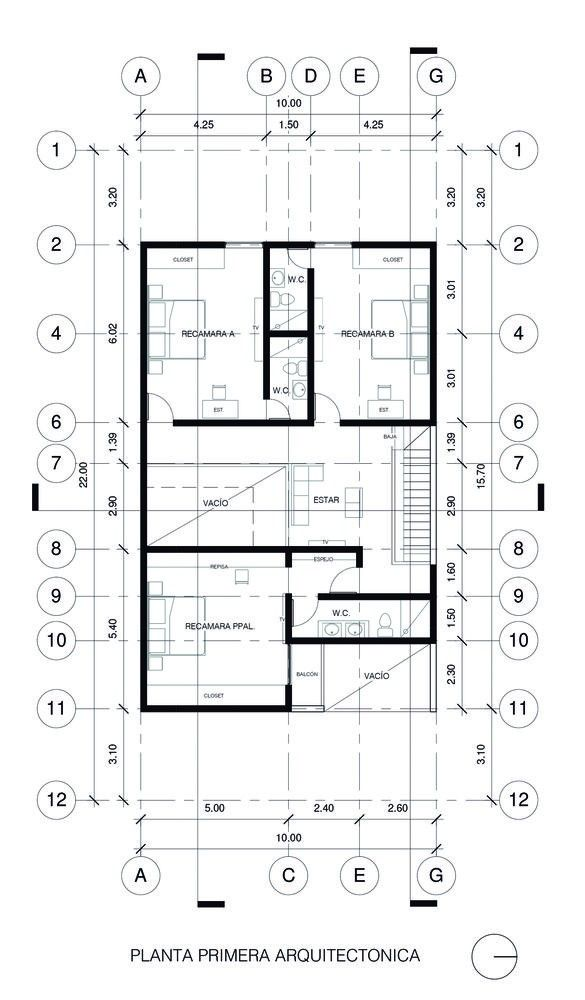
#> input picture src/vision/Plano_2.jpg, 585 x 1000 px
$ python -i deteccion.py   (imports and definitions only)
#> lines starting #> are read from the running program, lines starting #| are printed output that depends on the picture; after the words box and inside, x2 and y2 are one past the last pixel; in counts of white or black regions, pixels touching at a corner belong together
"""
==================================================================
=  PROYECTO 3                                                    =
=  DESARROLLO DE UNA LIBRERIA EN PYTHON PARA LA DETECCION DE     =
=  LINEAS, ESQUINAS E INTERSECCIONES EN PLANOS ARQUITECTONICOS   =
=                                                                =
==================================================================
  INTEGRANTES:
  - HAN APESS ESPARZA
  - ARMANDO DUARTE ESPARZA
  - IKER EDUARDO FIGUEROA GARCIA
  - JOSE IVAN RODRIGUEZ VALTIERRA
"""
import cv2
import numpy as np
import matplotlib.pyplot as plt

#Clase para tener limpio el codigo principal y sea mas sencillo de usar en el repositorio de la libreria
class ProcesadorPlanos:
    #Primero mandamos a llamar la imagen y la guardamos en una variable de clase para poder usarla
    def __init__(self, ruta_imagen):
#> called with ruta_imagen = 'Plano_2.jpg'
        self.imagen = cv2.imread(ruta_imagen)
#> self.imagen is the input picture: shape (1000, 585, 3); mean B, G, R 240.4, 240.2, 239.7
        #Codicionamos a que la encuentre en caso de que no se encuentre mandamos un mensaje de error
        if self.imagen is None:
            raise ValueError("No se pudo cargar la imagen.")
        self.resultado = self.imagen.copy()

    #Aplicames la escala de grises asi es mas facil trabajar con la imagen y aplicar los filtros necesarios
    def aplicar_escala_grises(self, img=None):
        #A diferencia de lo visto en clases pasamos la imagen mas abajo, esto le da la libertad de tener un script limpio y un codigo mas universal donde el usuario no necesite meter mano
        target = img if img is not None else self.imagen
        return cv2.cvtColor(target, cv2.COLOR_BGR2GRAY)

    #Aplicamos un filtro bilateral para preservar los bordes, esto es importante para no perder detalles importantes de la imagen, a diferencia del gaussiano que puede difuminar los bordes,
    #el bilateral es mas efectivo para este tipo de imagenes donde los bordes son cruciales
    def aplicar_filtrado(self, gris):
        #Los parametros del filtro bilateral pueden ser ajustados dependiendo de la calidad de la imagen, pero en general estos valores que encontramos funcionan bien para planos arquitectonicos
        return cv2.bilateralFilter(gris, 9, 75, 75)

    "Seguimos con corregir la inclinacion, aqui es donde aplicamos la transformacion afin y la transformada de hough para detectar las lineas"
    "y corregir la inclinacion de la imagen, esto es crucial para que los siguientes pasos funcionen correctamente"

    #Para evitar lineas inclinadas o planos que tengan una inclinacion, aplicamos una transformacion afin basada en la transformada de hough para detectar las lineas principales y corregir
    # la inclinacion de la imagen, esto es importante para que los siguientes pasos funcionen correctamente y no tengamos lineas inclinadas que puedan afectar la deteccion de muros y esquinas
    # o directamente afectar la visualizacion final"
    def corregir_inclinacion(self, gris):
        # Deteccion de bordes con Canny para mejorar la deteccion de lineas y pasarselas a Hough
        bordes = cv2.Canny(gris, 50, 150)
        # Hough en este punto nos ayuda a detectar las lineas principales del plano, lo que nos permite calcular el ángulo de inclinacion y corregirlo con una transformacion
        lineas = cv2.HoughLinesP(bordes, 1, np.pi/180, 100, minLineLength=100, maxLineGap=10)

        #Este es solo para la correccion de inclinacion, calculamos el angulo de cada linea detectada y tomamos la mediana para corregir la inclinacion de la imagen, se usa la formula de
        # atan2 para calcular el angulo de inclinacion de cada linea, y luego se toma la mediana de esos angulos para obtener un valor representativo de la inclinacion general del plano

        angulo_final = 0
        if lineas is not None:
            angulos = []
            for l in lineas:
                x1, y1, x2, y2 = l[0]
                ang = np.degrees(np.arctan2(y2 - y1, x2 - x1))
                if abs(ang) < 45: angulos.append(ang)
            if angulos: angulo_final = np.median(angulos)

        #Aqui pasamos a la matriz de rotacion que corrige la inclinacion de la imagen, se calcula el centro de la imagen y se aplica una rotacion basada en el angulo calculado anteriormente,
        # esto nos da una imagen corregida sin inclinacion en lineas ya que el plano necesita estar lo mas recto posible para que los siguientes pasos funcionen correctamente,
        # ademas de mejorar la visualizacion final

        #Aqui detectamos el ancho y alto de la imagen para calcular el centro
        height, width = gris.shape[:2]
        centro = (width // 2, height // 2)
        #El 1.0 es el factor de escala, en este caso no queremos escalar la imagen, solo rotarla, por lo que dejamos el factor de escala en 1
        Matriz = cv2.getRotationMatrix2D(centro, angulo_final, 1.0)
        self.resultado = cv2.warpAffine(self.imagen, Matriz, (width, height))
        return cv2.cvtColor(self.resultado, cv2.COLOR_BGR2GRAY)

        #Aplicamos una umbralizacion simple para obtener una imagen binaria, esto es importante para poder aplicar la morfologia y aislar los muros, ademas de facilitar la deteccion de bordes y esquinas
        #usando la funcion de umbralizacion de opencv, con un umbral de 200, esto puede ser ajustado dependiendo de la calidad de la imagen, pero en general este valor funciona bien para planos arquitectonicos,
        #porque los muros suelen ser de un color oscuro y el fondo suele ser claro, por lo que un umbral de 200 nos ayuda a separar los muros del fondo
    def aplicar_umbralizacion(self, gris):
        _, binaria = cv2.threshold(gris, 200, 255, cv2.THRESH_BINARY_INV)
        return binaria

        #Ahora con esta mascara, discriminamos los muros de las cotas y muebles finos, aplicando una operacion de apertura para eliminar las lineas finas, y luego una operacion de cierre para rellenar
        # los huecos que puedan quedar en los muros, esto nos da una mascara mas limpia y solida de los muros, lo que facilita la deteccion de bordes.
        #El rellenar ayuda de que no queden huecos en los muros que puedan afectar la deteccion o que se hagan segmentaciones erroneas en los muros
    def aislar_muros(self, binaria):
        kernel = np.ones((5, 5), np.uint8)
        mascara = cv2.morphologyEx(binaria, cv2.MORPH_OPEN, kernel)
        mascara = cv2.morphologyEx(mascara, cv2.MORPH_CLOSE, kernel)
        return mascara

        #Vamos con la parte de detectar bordes y esquinas, para esto aplicamos el detector de bordes de Canny sobre la mascara de muros, esto nos da una imagen con los bordes de los muros, lo que facilita
        # la deteccion de esquinas, luego aplicamos el detector de esquinas de Shi-Tomasi sobre la mascara de muros, esto nos da las esquinas de los muros, lo que es importante para la visualizacion final
        # y para tener una mejor representacion de la estructura del plano. Se uso Shi-Tomasi porque es un detector de esquinas mas robusto y preciso que el de Harris (Ya que por mas movimientos usados podia relativamente
        # quear bien pero busca parametros especificos que hacen que no sea unversal), lo que es importante para procesar planos de alta resolucion sin que el tiempo de procesamiento sea excesivo
    def detectar_caracteristicas(self, mascara):
        # Bordes de Canny sobre la mascara de muros
        bordes = cv2.Canny(mascara, 50, 150)
        # Esquinas (Shi-Tomasi) los valores de maxCorners, qualityLevel y minDistance pueden ser ajustados dependiendo de la calidad de la imagen, pero en general estos valores funcionan bien para los planos
        esquinas = cv2.goodFeaturesToTrack(mascara, 500, 0.01, 15)
        return bordes, esquinas

        #Finalmente, marcamos visualmente los resultados, pintando los muros de rojo y las esquinas de azul, esto nos da una visualizacion clara y facil de entender de la estructura del plano, ademas de resaltar los elementos
        #  importantes como los muros y las esquinas, lo que es crucial para la interpretacion del plano por parte del usuario
    def marcar_visual(self, mascara, esquinas):
        # Pintar muros de rojo
        self.resultado[mascara == 255] = [0, 0, 255]
        # Pintar esquinas de azul
        #Conddicionamos a que haya esquinas detectadas para evitar errores, y luego iteramos sobre las esquinas para dibujar un circulo azul en cada una de ellas
        if esquinas is not None:
            for i in esquinas.astype(int):
                x, y = i.ravel()
                cv2.circle(self.resultado, (x, y), 7, (255, 0, 0), -1)

        #Para terminar una funcion final para ejecutar todo el procesamiento, esto hace que el codigo principal sea mas limpio y facil de usar, ademas de permitir que el usuario pueda usar cada parte
        #de forma independiente si lo desea
    def ejecutar(self):
        gris = self.aplicar_escala_grises()
        filtrado = self.aplicar_filtrado(gris)
        gris_recto = self.corregir_inclinacion(filtrado)
#> in corregir_inclinacion, `bordes = cv2.Canny(gris, 50, 150)`:
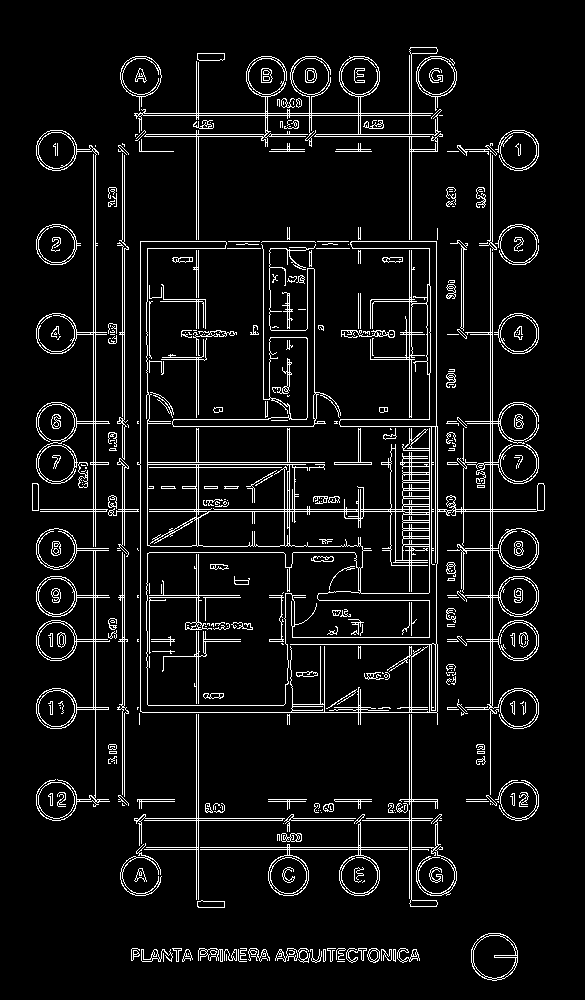
#> bordes: shape (1000, 585); 7% white in thin lines or dots, all inside (x1, y1, x2, y2) = (32, 47, 545, 981)
#> in corregir_inclinacion, `lineas = cv2.HoughLinesP(bordes, 1, np.pi/180, 100, minLineLength=100,..`: lineas = 63 rows, first 6: [196, 899, 196, 61], [198, 907, 198, 53], [409, 903, 409, 637], [490, 804, 490, 143], [411, 906, 411, 47], [122, 805, 122, 143]
#> the loop in corregir_inclinacion, `for l in lineas:` made 63 passes
#> (x1, y1, x2, y2, ang) on passes 1 to 8: (196, 899, 196, 61, -90), (198, 907, 198, 53, -90), (409, 903, 409, 637, -90), (490, 804, 490, 143, -90), (411, 906, 411, 47, -90), (122, 805, 122, 143, -90), (93, 709, 93, 148, -90), (95, 806, 95, 145, -90)
#> after the loop in corregir_inclinacion, `for l in lineas:`: angulos = 34 values, max 0.947 at index 27, min 0 at index 0, mean 0.0528
#> in corregir_inclinacion, `if angulos: angulo_final = np.median(angulos)`: angulo_final = 0
#> in corregir_inclinacion, `Matriz = cv2.getRotationMatrix2D(centro, angulo_final, 1.0)`: Matriz = [[1, 0, 0], [0, 1, 0]]
        binaria = self.aplicar_umbralizacion(gris_recto)
#> in aplicar_umbralizacion, `_, binaria = cv2.threshold(gris, 200, 255, cv2.THRESH_BINARY_INV)`:
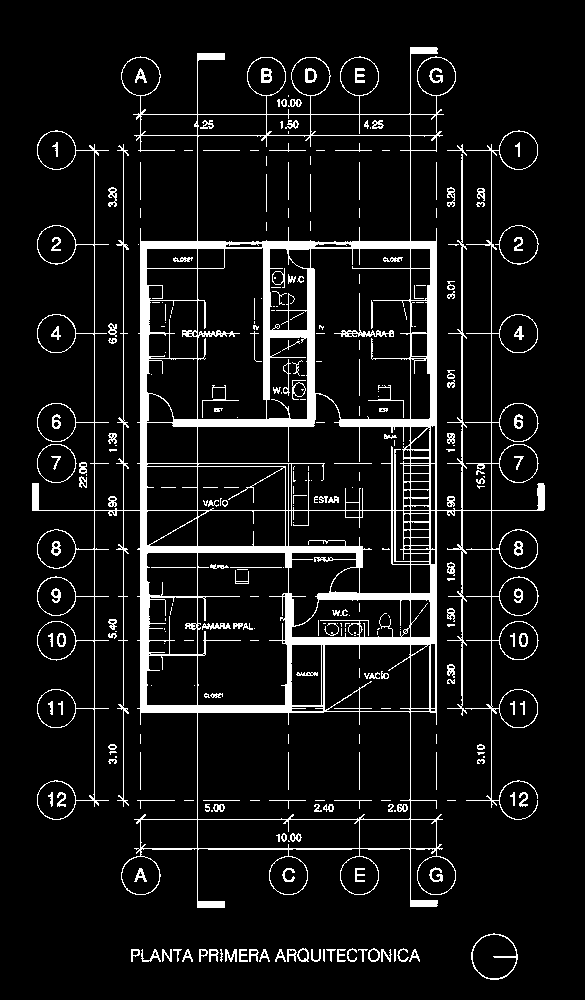
#> binaria: shape (1000, 585); 8.4% white; 305 white regions (137 under 20 px), largest, box (x1, y1, x2, y2) and area: (32, 47, 545, 908) 38595, (334, 293, 394, 337) 270, (471, 933, 518, 980) 262
        mascara = self.aislar_muros(binaria)
#> in aislar_muros, `mascara = cv2.morphologyEx(binaria, cv2.MORPH_OPEN, kernel)`:
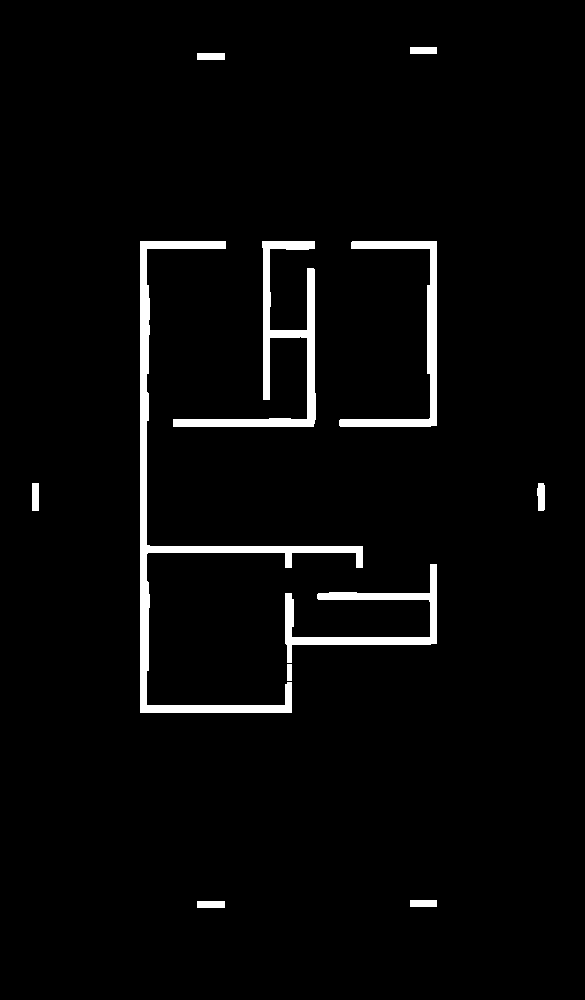
#> mascara: shape (1000, 585); 3.2% white; 11 white regions, largest, box (x1, y1, x2, y2) and area: (140, 241, 363, 713) 7439, (173, 241, 316, 427) 4202, (285, 564, 437, 663) 2993
        bordes, esquinas = self.detectar_caracteristicas(mascara)
#> in detectar_caracteristicas, `bordes = cv2.Canny(mascara, 50, 150)`:
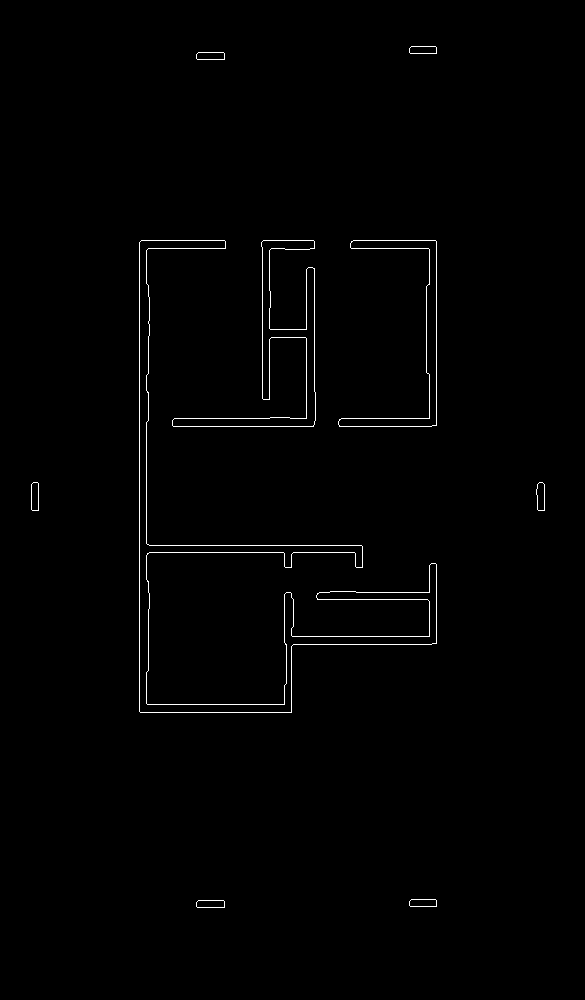
#> bordes: shape (1000, 585); 0.84% white in thin lines or dots, all inside (x1, y1, x2, y2) = (31, 46, 545, 908)
#> in detectar_caracteristicas, `esquinas = cv2.goodFeaturesToTrack(mascara, 500, 0.01, 15)`: esquinas = 59 rows, first 8: [224, 907], [197, 907], [436, 906], [410, 906], [291, 712], [140, 712], [292, 645], [436, 643]
        self.marcar_visual(mascara, esquinas)
#> in marcar_visual, `self.resultado[mascara == 255] = [0, 0, 255]`:
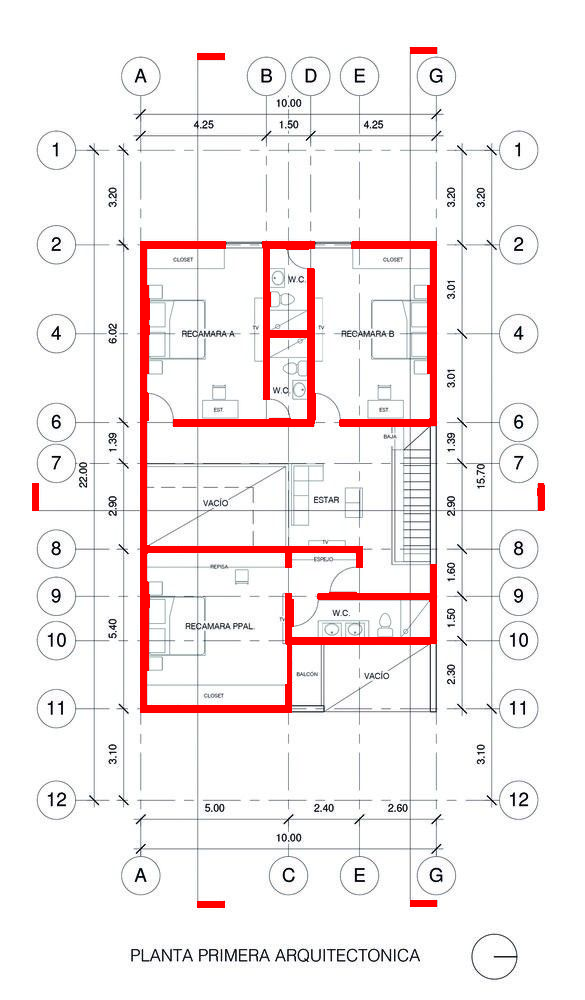
#> self.resultado: shape (1000, 585, 3); 3.22% of pixels changed, all inside (x1, y1, x2, y2) = (32, 47, 545, 908)
#> the loop in marcar_visual, `for i in esquinas.astype(int):` made 59 passes
#> after the loop in marcar_visual, `for i in esquinas.astype(int):`:
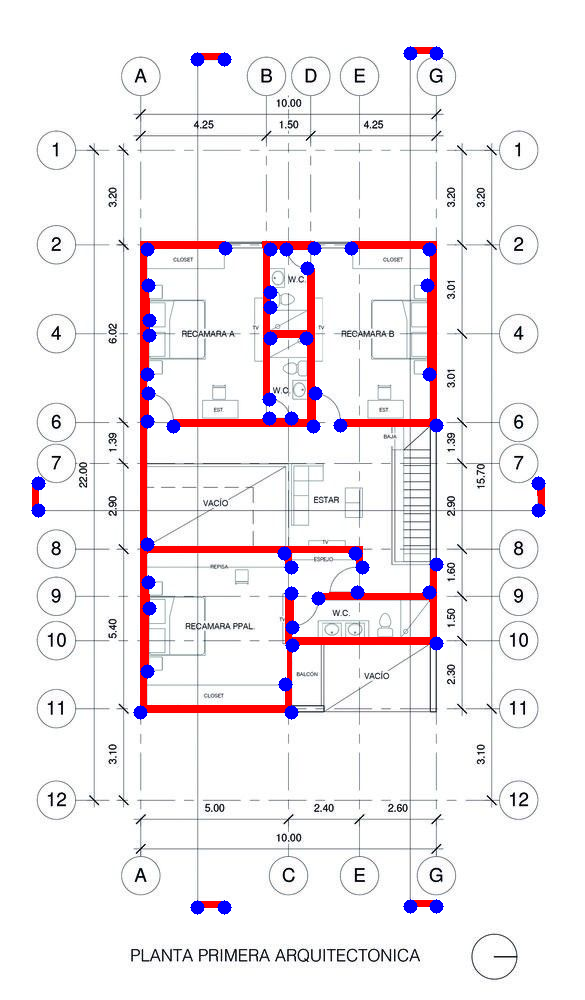
#> self.resultado: shape (1000, 585, 3); 1.5% of pixels changed, all inside (x1, y1, x2, y2) = (31, 46, 546, 915)

        return self.resultado

>>> result = ProcesadorPlanos('Plano_2.jpg').ejecutar()

$ run again, on src/vision/Plano_3.jpg
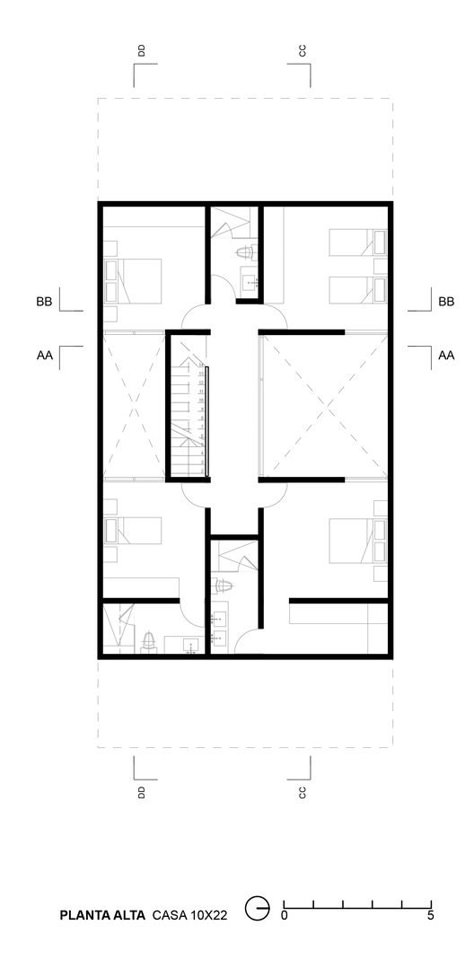
#> input picture src/vision/Plano_3.jpg, 474 x 960 px
#> in __init__, self.imagen is the input picture: shape (960, 474, 3); min 0, max 255, mean 244.5
#> in corregir_inclinacion, `bordes = cv2.Canny(gris, 50, 150)`:
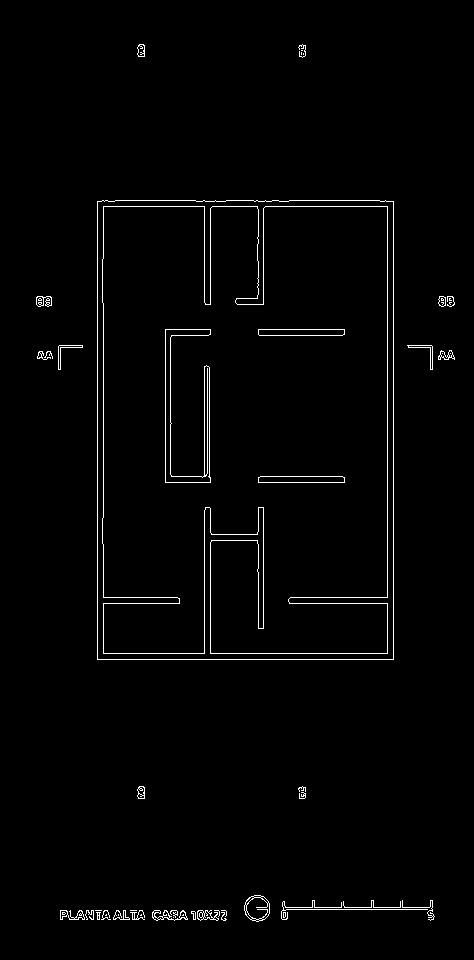
#> bordes: shape (960, 474); 1.6% white in thin lines or dots, all inside (x1, y1, x2, y2) = (36, 44, 455, 922)
#> lineas = 17 rows, first 6: [97, 659, 97, 201], [387, 659, 387, 201], [393, 659, 393, 201], [103, 517, 103, 303], [204, 659, 204, 510], [98, 659, 392, 659]
#> the loop in corregir_inclinacion, `for l in lineas:` made 17 passes
#> (x1, y1, x2, y2, ang) on passes 1 to 8: (97, 659, 97, 201, -90), (387, 659, 387, 201, -90), (393, 659, 393, 201, -90), (103, 517, 103, 303, -90), (204, 659, 204, 510, -90), (98, 659, 392, 659, 0), (103, 653, 386, 653, 0), (103, 206, 386, 206, 0)
#> after the loop in corregir_inclinacion, `for l in lineas:`: angulos = [0, 0, 0, 0, 0, 0, 0]
#> angulo_final = 0
#> Matriz = [[1, 0, 0], [0, 1, 0]]
#> binaria: shape (960, 474); 4.4% white; 177 white regions (129 under 20 px), largest, box (x1, y1, x2, y2) and area: (97, 200, 394, 661) 13772, (165, 329, 211, 483) 1924, (258, 329, 346, 336) 532
#> in detectar_caracteristicas, `esquinas = cv2.goodFeaturesToTrack(mascara, 500, 0.01, 15)`: esquinas = 48 rows, first 8: [393, 659], [97, 659], [211, 653], [263, 628], [104, 604], [289, 603], [179, 603], [386, 597]
#> the loop in marcar_visual, `for i in esquinas.astype(int):` made 48 passes
#> after the loop in marcar_visual, `for i in esquinas.astype(int):`:
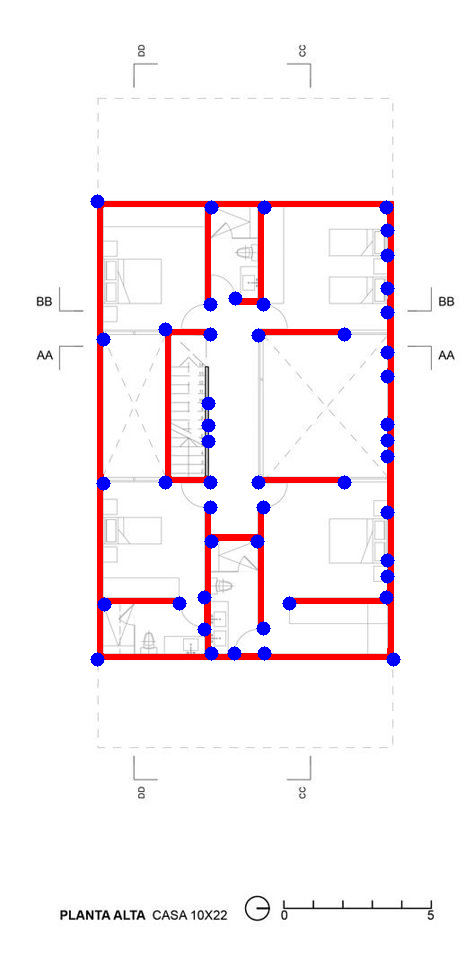
#> self.resultado: shape (960, 474, 3); mean B, G, R 245.4, 241.4, 248.7
